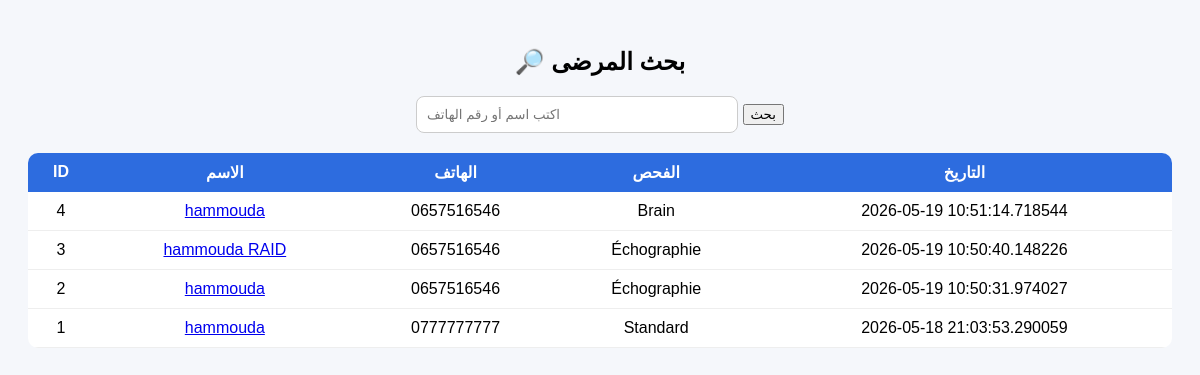
Screenshot of /search with the database file from the repository.
### tables this page shows
CREATE TABLE bookings (
        id INTEGER PRIMARY KEY AUTOINCREMENT,
        fullname TEXT,
        phone TEXT,
        exam TEXT,
        created_at TEXT,
        price REAL DEFAULT 0,
        paid REAL DEFAULT 0,
        remaining REAL DEFAULT 0
    , status TEXT DEFAULT 'pending');

### app.py (the view)
@app.route("/search", methods=["GET"])
def search():
    query = request.args.get("q", "")
    conn = sqlite3.connect(DB)
    cur = conn.cursor()
    cur.execute("""
        SELECT * FROM bookings
        WHERE fullname LIKE ?
        OR phone LIKE ?
        ORDER BY created_at DESC
    """, (f"%{query}%", f"%{query}%"))
    results = cur.fetchall()
    conn.close()
    return render_template("search.html", results=results, query=query)

### templates/search.html (shortened to what this page needs)
<!DOCTYPE html>
<html lang="ar">
<head>
</head>
<body>
<h2 style="text-align:center;">🔎 بحث المرضى</h2>
<div class="box">
    <form method="GET">
        <input type="text" name="q" placeholder="اكتب اسم أو رقم الهاتف" value="{{ query }}">
        <button type="submit">بحث</button>
    </form>
</div>
<table>
    <tr>
        <th>ID</th>
        <th>الاسم</th>
        <th>الهاتف</th>
        <th>الفحص</th>
        <th>التاريخ</th>
    </tr>
    {% for r in results %}
    <tr>
        <td>{{ r[0] }}</td>
        <td>
            <a href="/patient/{{ r[0] }}">
                {{ r[1] }}
            </a>
        </td>
        <td>{{ r[2] }}</td>
        <td>{{ r[3] }}</td>
        <td>{{ r[4] }}</td>
    </tr>
    {% endfor %}
</table>
</body>
</html>

### templates/search.html (style rules this page uses)
body { font-family: Arial; background: #f5f7fb; padding: 20px; }
.box { text-align: center; margin-bottom: 20px; }
input { padding: 10px; width: 300px; border-radius: 8px; border: 1px solid #ccc; }
table { width: 100%; margin-top: 20px; border-collapse: collapse; background: white; border-radius: 10px; overflow: hidden; }
th { background: #2d6cdf; color: white; padding: 10px; }
td { padding: 10px; text-align: center; border-bottom: 1px solid #eee; }

### rows the page displays
bookings: id "4", fullname "hammouda", phone "0657516546", exam "Brain", created_at "2026-05-19 10:51:14.718544"
bookings: id "3", fullname "hammouda RAID", phone "0657516546", exam "Échographie", created_at "2026-05-19 10:50:40.148226"
bookings: id "2", fullname "hammouda", phone "0657516546", exam "Échographie", created_at "2026-05-19 10:50:31.974027"
bookings: id "1", fullname "hammouda", phone "0777777777", exam "Standard", created_at "2026-05-18 21:03:53.290059"
